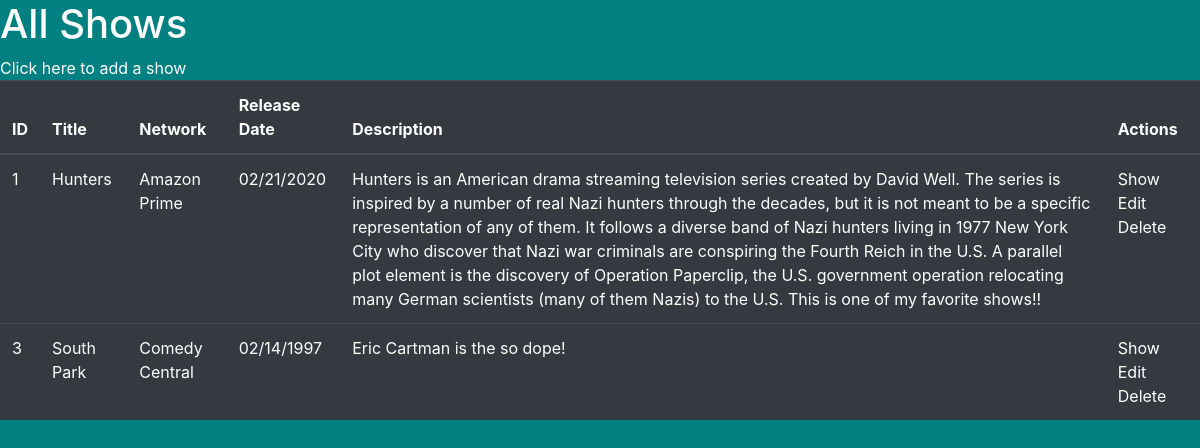
Before: / with the older database file.
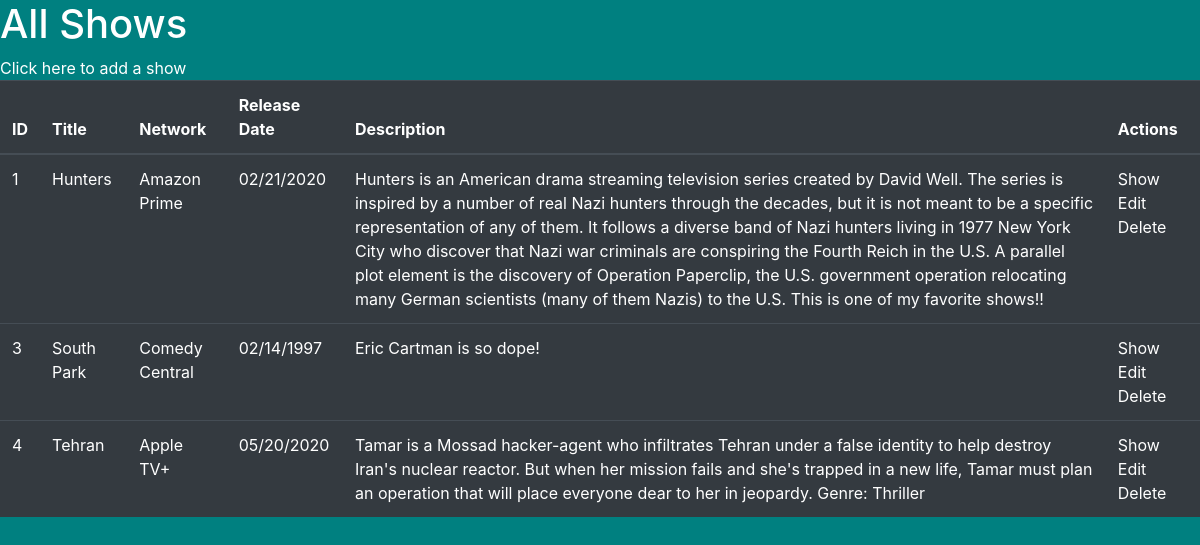
After: the same page with the newer database file.
### semi_restful_tvshows_app/models.py (models this page shows)
class Show(models.Model):
    title = models.CharField(max_length=255)
    network = models.CharField(max_length=45)
    release_date = models.DateTimeField()
    description = models.CharField(max_length=255)
    created_at = models.DateTimeField(auto_now_add=True)
    updated_at = models.DateTimeField(auto_now=True)

### semi_restful_tvshows_app/views.py (the view)
# urls.py: path('', views.index),
def index(request):
    context = {
        'shows': Show.objects.all()
    }
    return render(request, 'shows.html', context)

### semi_restful_tvshows_app/templates/shows.html (shortened to what this page needs)
<!DOCTYPE html>
<html lang="en">
<head>
    <link rel="stylesheet" href="https://cdn.jsdelivr.net/npm/bootstrap@4.6.0/dist/css/bootstrap.min.css">
    {% load static %}
    <link rel="stylesheet" href="{% static 'style.css' %}">
</head>
<body>
    <h1>All Shows</h1>
    <table class="table table-dark">
        <thead>
            <tr>
                <th>ID</th>
                <th>Title</th>
                <th>Network</th>
                <th>Release Date</th>
                <th>Description</th>
                <th>Actions</th>
            </tr>
        </thead>
        <tbody>
            {% for show in shows %}
                <tr>
                    <td>{{ show.id }}</td>
                    <td>{{ show.title }}</td>
                    <td>{{ show.network }}</td>
                    <td>{{ show.release_date|date:"SHORT_DATE_FORMAT" }}</td>
                    <td>{{ show.description }}</td>
                    <td><a href="/semi_restful_tvshows_app/{{ show.id }}">Show</a> <a href="/semi_restful_tvshows_app/{{ show.id }}/edit">Edit</a> <a href="/semi_restful_tvshows_app/{{ show.id }}/delete">Delete</a> </td>
                </tr>
            {% endfor %}
        </tbody>
        <a href="/semi_restful_tvshows_app/new">Click here to add a show</a>
    </table>
</body>
</html>

### semi_restful_tvshows_app/static/style.css (style rules this page uses)
body { background-color: teal; }
h1 { color: white; }
a { color: white; }

Changed rows visible on the page:
changed Show "South Park": description "Eric Cartman is the so dope!" → "Eric Cartman is so dope!"
added Show: id "4", title "Tehran", network "Apple TV+", release_date "05/20/2020", description "Tamar is a Mossad hacker-agent who infiltrates Tehran under a false identity to help destroy Iran's nuclear reactor. But when her mission fails and she's trapped in a new life, Tamar must plan an operation that will place everyone dear to her in jeopardy. Genre: Thriller"
